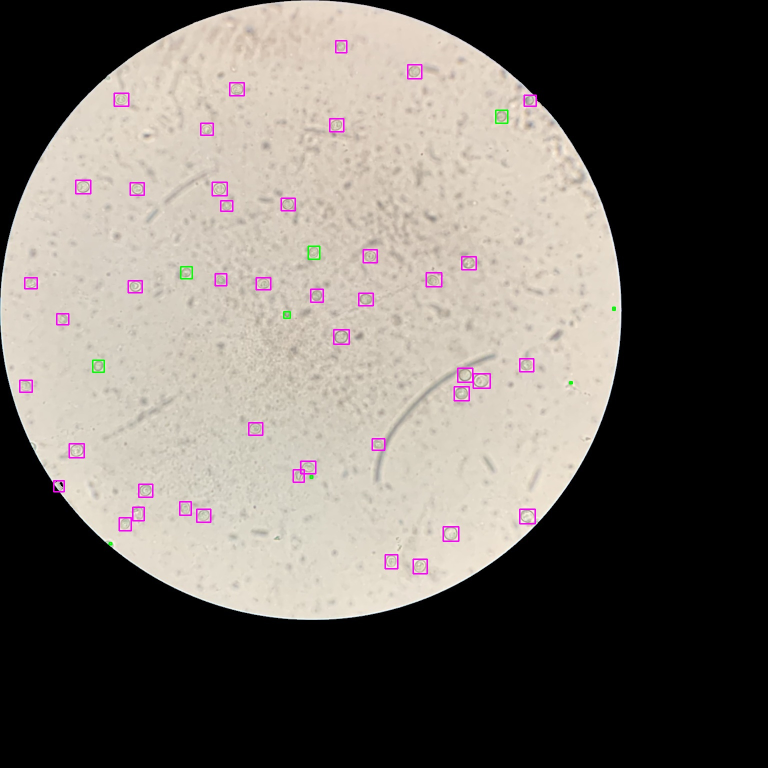
#> input picture Predict_Image/predicted_cellF1-B1-2h-01.jpeg, 1536 x 1536 px (shown at 1/2 size)
$ python -i preprocess_image.py   (imports and definitions only)
#> lines starting #> are read from the running program, lines starting #| are printed output that depends on the picture; after the words box and inside, x2 and y2 are one past the last pixel; in counts of white or black regions, pixels touching at a corner belong together
#> further down, picture is the input picture: shape (1536, 1536, 3); mean B, G, R 99.3, 105.2, 111.2
import cv2
import os
import numpy as np


def cut_unecessary_img(image):
    """
    Hàm cắt bỏ phần thừa trong ảnh
    input: ảnh gốc
    Hàm sẽ tìm kiếm các đường khép kín, chỉ lấy đường khép kín của mẫu tròn
    output: ảnh đã được cắt bỏ và giữ lại phần contour tìm kiếm
    """
    # cv2_imshow(image)
    gray_image = cv2.cvtColor(image, cv2.COLOR_BGR2GRAY)

    threshold_value = 185
    ret, thresholded_image = cv2.threshold(gray_image, threshold_value, 255, cv2.THRESH_BINARY)
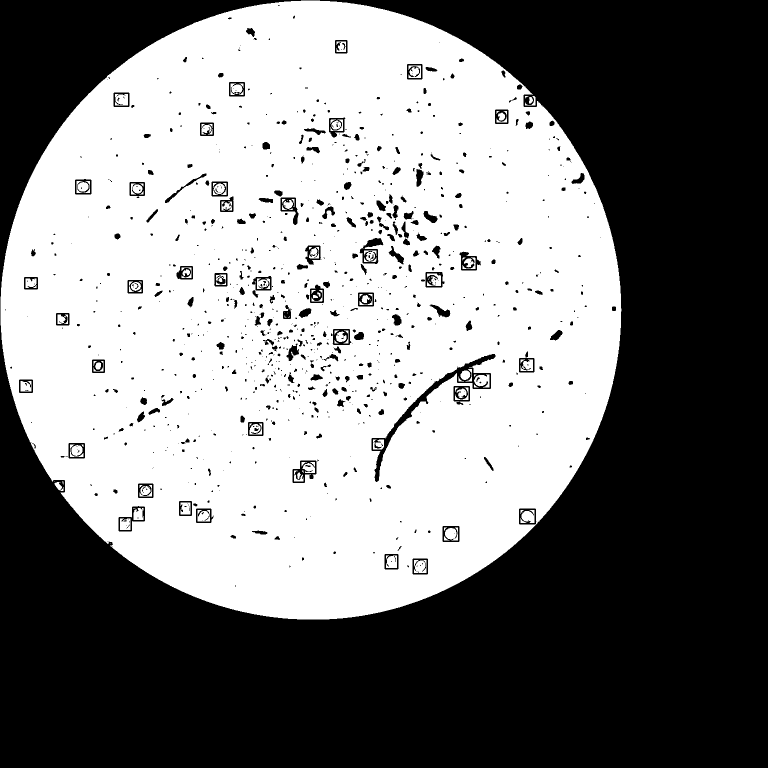
#> thresholded_image: shape (1536, 1536) (shown at 1/2 size); 48.9% white; 127 white regions (29 under 20 px), largest, box (x1, y1, x2, y2) and area: (1, 1, 1243, 1239) 1135169, (948, 749, 979, 775) 570, (230, 188, 256, 211) 519
#> ret = 185

    thresholded_image = cv2.bitwise_not(thresholded_image)
#> thresholded_image: shape (1536, 1536); 51.1% white; 127 black regions (29 under 20 px)

    contours, _ = cv2.findContours(thresholded_image, cv2.RETR_LIST, cv2.CHAIN_APPROX_SIMPLE)
#> contours = 1110 contours, 713 with area under 20; largest, box (x1, y1, x2, y2) and area: (0, 0, 1536, 1536) 2356225, (0, 0, 1244, 1240) 1208119, (743, 708, 991, 964) 5806, (585, 921, 633, 966) 1474, (237, 1012, 290, 1063) 1458

    mask = np.zeros_like(gray_image)

    MIN_HEIGHT = image.shape[1] * 0.5
#> MIN_HEIGHT = 768
    for cnt in contours:
        x, y, w, h = cv2.boundingRect(cnt)
        if h >= MIN_HEIGHT:
            cv2.drawContours(mask, [cnt], -1, (255), thickness=cv2.FILLED)
            x ,y,w,h = cv2.boundingRect(cnt)
            # # Apply the mask to the original image
            result = cv2.bitwise_and(image, image, mask=mask)
            # cv2_imshow(result)
            result = result[y:y+1536,x:x+1536]
            # cv2_imshow(result)
            # Display the result
            # save_path = os.path.join(save_direction, str(i) + '_.png')
            # cv2.imwrite(save_path, result)
            return result
#> this loop made 1109 passes
#> cnt on passes 1, 2, 4, 6, 7, 8: [[470, 1171], [470, 1172], [471, 1172], [471, 1171]], [[835, 1143], [836, 1144], [837, 1144], [836, 1143]], [[834, 1131], [833, 1132], [834, 1132]], [[579, 1131], [579, 1134], [580, 1133], [580, 1132]], [[840, 1130], [840, 1131], [841, 1130]], [[844, 1126], [844, 1127], [845, 1128], [845, 1127]]
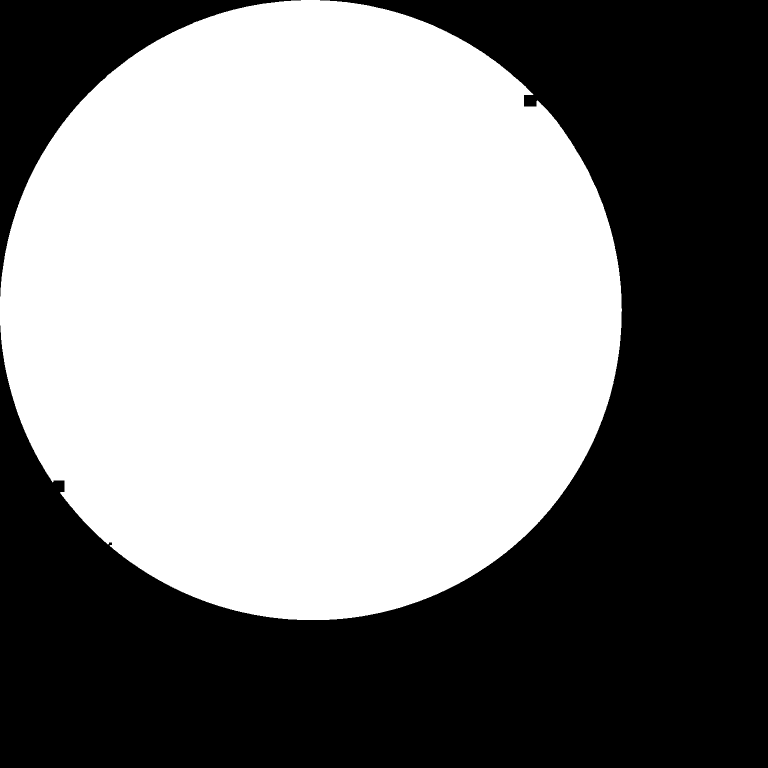
#> mask: shape (1536, 1536) (shown at 1/2 size); 51.3% white; 2 black regions, box (x1, y1, x2, y2) and area: (0, 0, 1536, 1536) 1066566, (0, 0, 602, 593) 82789

# [55 lines left out: functions pad_image, crop_cell, not called in this run]

>>> import cv2
>>> picture = cv2.imread('../Predict_Image/predicted_cellF1-B1-2h-01.jpeg')
>>> result = cut_unecessary_img(picture)
